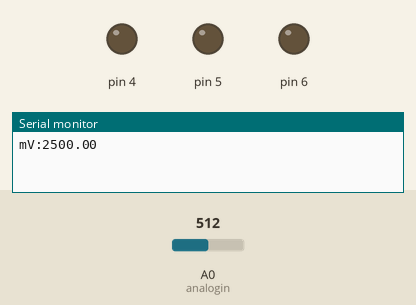
Bench run of a sketch on a simulated Arduino Uno, built with avr-gcc and run on an emulated ATmega328P. Shown: output pins drawn as LEDs (lit = HIGH), the last lines printed to the serial monitor. Inputs (shaded band) come from the test bench; at power-on: A0 (analogin) = 512.

Above: at 0.1 s.
At 20.1 s:
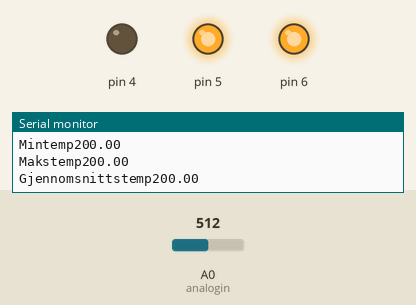
Timing chart, 0 to 21.6 s (numbered marks = the images above):
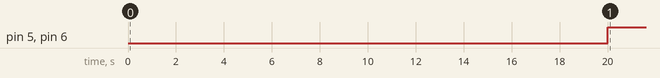

The sketch:

lab2.ino
```cpp
float tabell[20];
float lager;
float temp;
int analogin=A0;
float spenning;
float z;
int y,x;
float sum;

void setup() {
  // put your setup code here, to run once:
  Serial.begin(9600);
  pinMode (analogin, INPUT);
  pinMode (4, OUTPUT);
  pinMode (5, OUTPUT);
  pinMode (6, OUTPUT);

}

void loop() {
  // put your main code here, to run repeatedly:


  for(int x = 0; x<20; x++){ //kjører tempmåling 20 ganger
    spenning=analogRead(analogin);
    z = spenning*(5000.0/1024);
    tabell[x]=(z-500)/10.0;

    Serial.print("mV:");
    Serial.println(z);
    delay(1000);
  }

    if(tabell[x]<=23.0){
      digitalWrite(4, LOW);
      analogWrite(6, 0);
      digitalWrite(5, LOW);
      }

    else if(tabell[x]>=24.0 && tabell[x]<=30.0){
      digitalWrite(4, LOW);
      analogWrite(6, 120);
      digitalWrite(5, HIGH);
     }
  else if(tabell[x]>30.0 && tabell[x]<=35.0){
      digitalWrite(4, LOW);
      analogWrite(6, 200);
      digitalWrite(5, HIGH);
     }
    else if(tabell[x]>35.0) {
      digitalWrite(4, LOW);
      analogWrite(6, 255);
      digitalWrite(5, HIGH);
    }


//sortering
for(x=0;x<19;x++){
  for(y=0;y<19;y++){
    if(tabell[y]>tabell[y+1]){
      lager=tabell[y];
      tabell[y]=tabell[y+1];
      tabell[y+1]=lager;
    }
  }
}

Serial.println(" ");

/*
for(x = 0; x < 19; x++)
{ Serial.println(tabell[x]);
  }
*/
  Serial.println("Verdiene:");

//sort(tabell);
Serial.print("Mintemp");
Serial.println(tabell[0]);
Serial.print("Makstemp");
Serial.println(tabell[19]);
Serial.print("Gjennomsnittstemp");
Serial.println((tabell[0]+tabell[1]+tabell[2]+tabell[3]+tabell[4]+tabell[5]+tabell[6]+tabell[7]+tabell[8]+tabell[9]
                +tabell[10]+tabell[11]+tabell[12]+tabell[13]+tabell[14]+tabell[15]+tabell[16]+tabell[17]+tabell[18]+tabell[19])/20.0);
delay(5000);
Serial.println(" ");

}
//take an array of 20 temp readings and return the average
/*
int average(float *temps){
  int avg;
  float sum;
  avg = 0;
  sum = 0.0;
  for(int i = 0;i < 20;i++)
    sum += temps[i];
  avg = (int)(sum/20);
  return avg;
}
*/
/*int sort(float *temps){
  float buff;
  for(int i = 0;i < 20;i++){
    for(int j = 0;j < 20;j++){
      if(temps[j] > temps[j+1]){
        buff = temps[j+1];
        temps[j+1] = temps[j];
        temps[j] = buff;
      }
    }
  }
}*/
```

Measured:
- by itself, pin 5, pin 6: LOW → HIGH at 20.0 s
